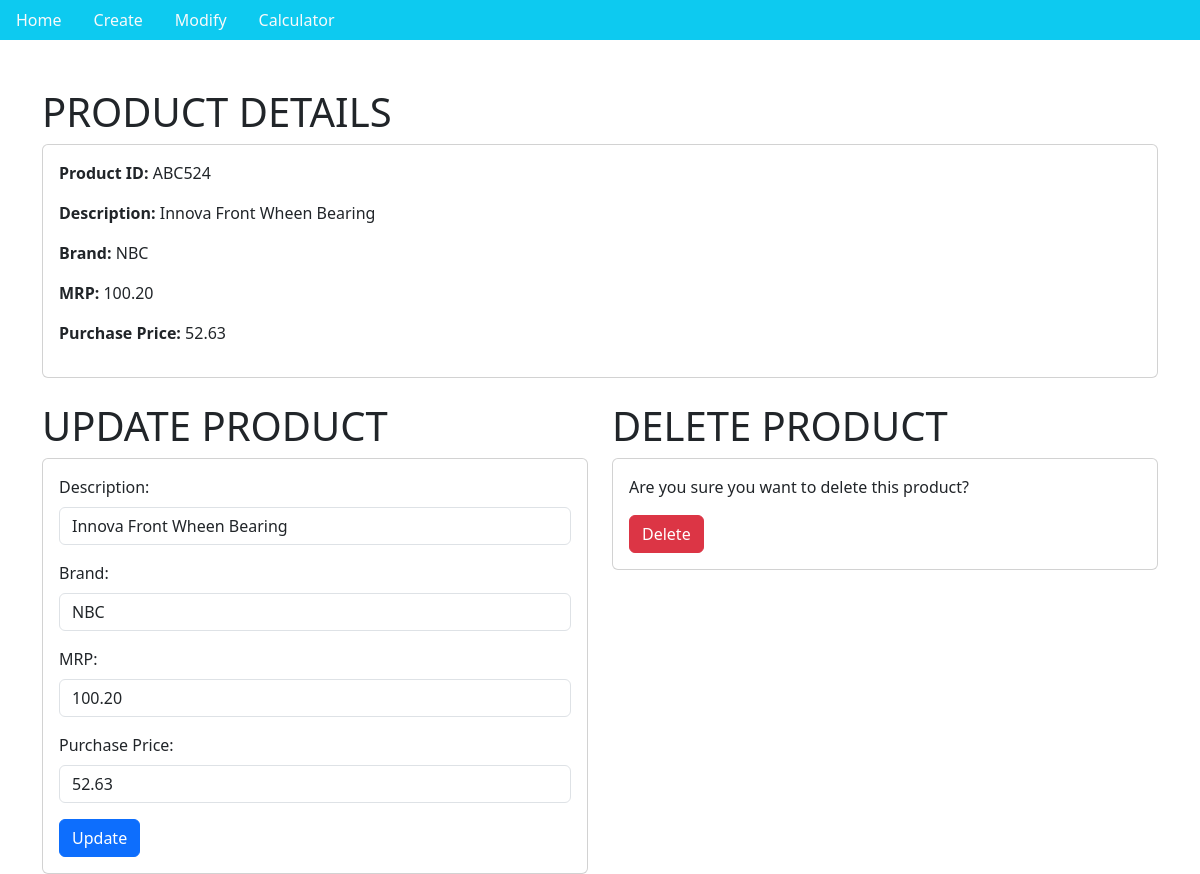
Screenshot of /modify/1000 with the database file from the repository.
### inventoryapp/models.py (models this page shows)
class Products(models.Model):
    ProductSeq = models.AutoField(primary_key=True, error_messages="Error at the ProductSeq column of product table")
    ProductID = models.CharField(max_length=50, null=False, error_messages="Error at the ProductID column of product table")
    ProductDesc = models.CharField(max_length=50, default="Description: E.g. Innova Front Wheen Bearing", error_messages="Error at the ProductDesc column of product table")
    ProductBrand = models.CharField(max_length=50, null=False, default="Product Brand: SKF, NBC", error_messages="Error at the ProductBrand column of product table")
    ProductMRP = models.DecimalField(max_digits=10, null=False, decimal_places=2, default=0, error_messages="Error at the ProductMRP column of product table")
    ProductPurchasePrice = models.DecimalField(max_digits=10, null=False, decimal_places=2, default=0, error_messages="Error at the ProductPurchasePrice column of product table")
    class Meta:
        unique_together = ('ProductID', 'ProductBrand')
        verbose_name_plural = "Products"

### inventoryapp/views.py (the view, shortened to what this page needs)
# urls.py: path('modify', views.productsModify, name="productsmodify"),
def productsModify(request, productSeq=None):
    product = get_object_or_404(Products, ProductSeq = productSeq)
    return render(request, "inventoryapp/modify.html", {"product": product})

### inventoryapp/templates/inventoryapp/modify.html (shortened to what this page needs)
{% load static %}
<!DOCTYPE html>
<html lang="en">
<head>
    {% load bootstrap5 %}
    {% bootstrap_css %}
    <link rel="stylesheet" href="{% static 'style.css' %}">
</head>
<body>
{% include "inventoryapp/navbar.html" %}
<br><br>
<div class="container">
    {% if product %}
    <div class="row">
        <div class="">
            <h1>PRODUCT DETAILS</h1>
            <div  style="width: 100%;">
                <div class="card mb-4">
                    <div class="card-body">
                        <p><strong>Product ID:</strong> {{ product.ProductID }}</p>
                        <p><strong>Description:</strong> {{ product.ProductDesc }}</p>
                        <p><strong>Brand:</strong> {{ product.ProductBrand }}</p>
                        <p><strong>MRP:</strong> {{ product.ProductMRP }}</p>
                        <p><strong>Purchase Price:</strong> {{ product.ProductPurchasePrice }}</p>
                    </div>
                </div>
            </div>
        </div>
        <div class="col-md-6">
            <h1>UPDATE PRODUCT</h1>
            <div class="card">
                <div class="card-body">
                    <form method=post name="f2">
                        <div class="mb-3">
                            <label for="description" class="form-label">Description:</label>
                            <input type="text" class="form-control" id="description" name="description" value="{{ product.ProductDesc }}">
                        </div>
                        <div class="mb-3">
                            <label for="brand" class="form-label">Brand:</label>
                            <input type="text" class="form-control" id="brand" name="brand" value="{{ product.ProductBrand }}">
                        </div>
                        <div class="mb-3">
                            <label for="mrp" class="form-label">MRP:</label>
                            <input type="text" class="form-control" id="mrp" name="mrp" value="{{ product.ProductMRP }}">
                        </div>
                        <div class="mb-3">
                            <label for="purchase_price" class="form-label">Purchase Price:</label>
                            <input type="text" class="form-control" id="purchase_price" name="purchase_price" value="{{ product.ProductPurchasePrice }}">
                        </div>
                        <button type="submit" class="btn btn-primary">Update</button>
                    </form>
                </div>
            </div>
        </div>
        <div class="col-md-6">
            <h1>DELETE PRODUCT</h1>
            <div class="card">
                <div class="card-body">
                    <p>Are you sure you want to delete this product?</p>
                    <form method="POST" name="f3">
                        <button type="submit" class="btn btn-danger">Delete</button>
                    </form>
                </div>
            </div><br>
        </div>
    </div>
    {% else %}
    <div class="alert alert-danger" role="alert">
        No product details available.
    </div>
    {% endif %}
</div>
</body>
</html>

### rows the page displays
Products: ProductID "ABC524", ProductDesc "Innova Front Wheen Bearing", ProductBrand "NBC", ProductMRP "100.20", ProductPurchasePrice "52.63", description "Innova Front Wheen Bearing", brand "NBC", mrp "100.20", purchase_price "52.63"
